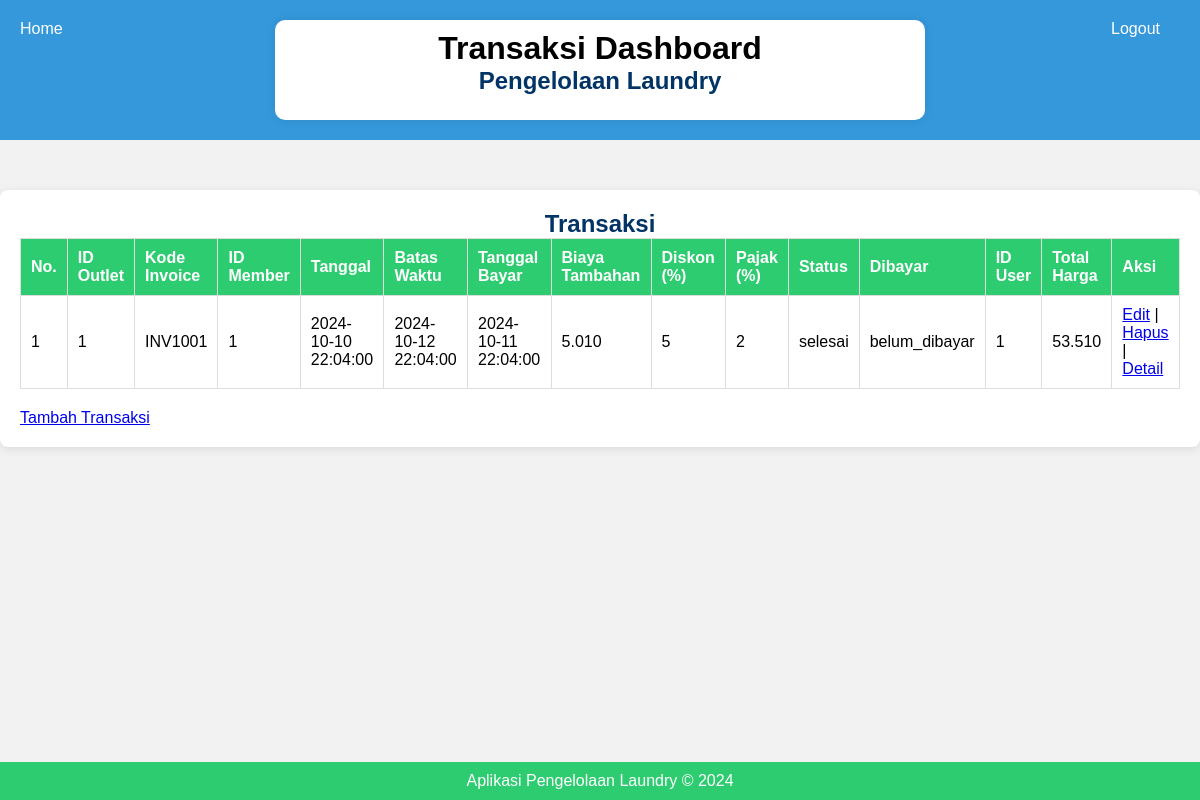
The app's page /transaksi.php (signed in) with its own data.
### tables this page shows
CREATE TABLE `tb_transaksi` (
  `id` int(11) NOT NULL,
  `id_outlet` int(11) DEFAULT NULL,
  `kode_invoice` varchar(100) DEFAULT NULL,
  `id_member` int(11) DEFAULT NULL,
  `tgl` datetime DEFAULT NULL,
  `batas_waktu` datetime DEFAULT NULL,
  `tgl_bayar` datetime DEFAULT NULL,
  `biaya_tambahan` int(11) DEFAULT NULL,
  `diskon` double DEFAULT NULL,
  `pajak` int(11) DEFAULT NULL,
  `status` enum('baru','proses','selesai','diambil') DEFAULT NULL,
  `dibayar` enum('dibayar','belum_dibayar') DEFAULT NULL,
  `total_harga` double DEFAULT NULL,
  `id_user` int(11) DEFAULT NULL,
  `harga_paket` int(11) NOT NULL DEFAULT 0
);

### transaksi.php (the view, shortened to what this page needs)
<!DOCTYPE html>
<html lang="id">
<head>
    <link rel="stylesheet" href="css/style.css">
    <link rel="stylesheet" href="css/transaksi.css">
</head>
<header>
    <div class="container">
        <div class="branding">
            <h1>Transaksi Dashboard</h1>
            <h2>Pengelolaan Laundry</h2>
        </div>
    </div>
    <ul class="logout">
        <li><a href="logout.php">Logout</a></li>
    </ul>
    <ul class="home">
        <?php if ($_SESSION['login'] == 'admin') { ?>
            <li><a href="admin_dashboard.php">Home</a></li>
        <?php } elseif ($_SESSION['login'] == 'kasir') { ?>
            <li><a href="kasir_dashboard.php">Home</a></li>
        <?php } ?>
    </ul>
</header>
<body>
    <div class="container">
        <h2>Transaksi</h2>
        <table class="registrasi-table">
            <thead>
                <tr>
                    <th>No.</th>
                    <th>ID Outlet</th>
                    <th>Kode Invoice</th>
                    <th>ID Member</th>
                    <th>Tanggal</th>
                    <th>Batas Waktu</th>
                    <th>Tanggal Bayar</th>
                    <th>Biaya Tambahan</th>
                    <th>Diskon (%)</th>
                    <th>Pajak (%)</th>
                    <th>Status</th>
                    <th>Dibayar</th>
                    <th>ID User</th>
                    <th>Total Harga</th>
                    <th>Aksi</th>
                </tr>
            </thead>
            <tbody>
                <?php
                include 'koneksi.php';
                $query = "SELECT *, total_harga FROM tb_transaksi";
                $result = mysqli_query($koneksi, $query);
                $no = 1;
                while ($data = mysqli_fetch_assoc($result)) {
                    ?>
                    <tr>
                        <td><?php echo $no++; ?></td>
                        <td><?php echo $data['id_outlet']; ?></td>
                        <td><?php echo $data['kode_invoice']; ?></td>
                        <td><?php echo $data['id_member']; ?></td>
                        <td><?php echo $data['tgl']; ?></td>
                        <td><?php echo $data['batas_waktu']; ?></td>
                        <td><?php echo $data['tgl_bayar']; ?></td>
                        <td><?php echo number_format($data['biaya_tambahan'], 0, ',', '.'); ?></td>
                        <td><?php echo number_format($data['diskon'], 0, ',', '.'); ?></td>
                        <td><?php echo number_format($data['pajak'], 0, ',', '.'); ?></td>
                        <td><?php echo $data['status']; ?></td>
                        <td><?php echo $data['dibayar']; ?></td>
                        <td><?php echo $data['id_user']; ?></td>
                        <td><?php echo number_format($data['total_harga'], 0, ',', '.'); ?></td>
                        <td>
                            <a href="edit_transaksi.php?id=<?php echo $data['id']; ?>">Edit</a> |
                            <a href="hapus_transaksi.php?id=<?php echo $data['id']; ?>">Hapus</a> |
                            <a href="detail_transaksi.php?id=<?php echo $data['id']; ?>">Detail</a>
                        </td>
                    </tr>
                    <?php
                }
                ?>
            </tbody>
        </table>
        <a href="tambah_transaksi.php">Tambah Transaksi</a>
    </div>
    <footer>
        <p>Aplikasi Pengelolaan Laundry &copy; 2024</p>
    </footer>
</body>
</html>

### css/style.css (style rules this page uses)
* { margin: 0; padding: 0; box-sizing: border-box; }
body { font-family: Arial, sans-serif; background-color: #f4f4f4; margin: 0; padding: 0; }
header { background-color: #3498db; color: #000000; padding: 20px; text-align: center; position: relative; }
header .container { max-width: 650px; margin: 0 auto; padding: 10px; background-color: #fff; border-radius: 10px 10px 10px 10px; box-shadow: 0 0 10px rgba(0, 0, 0, 0.1); height: 100px; }
header ul { list-style: none; margin: 0; padding: 0; position: absolute; top: 20px; }
header ul li { display: inline-block; margin-right: 20px; }
header ul li a { color: #fff; text-decoration: none; transition: color 0.3s ease; }
.logout { position: absolute; right: 20px; top: 20px; color: #fff; text-decoration: none; transition: color 0.3s ease; }
.home { position: absolute; left: 20px; bottom: 10px; color: #fff; text-decoration: none; transition: color 0.3s ease; }
.container { max-width: 1200px; margin: 40px auto; padding: 20px; background-color: #fff; border-radius: 10px; box-shadow: 0 0 10px rgba(0, 0, 0, 0.1); }
footer { background-color: #2ecc71; color: #fff; padding: 10px; text-align: center; clear: both; position: fixed; bottom: 0; width: 100%; }

### css/transaksi.css (style rules this page uses)
body { font-family: Arial, sans-serif; background-color: #f2f2f2; margin: 0; padding: 0; }
.container { width: 100%; margin: 50px auto; background-color: #ffffff; padding: 20px; border-radius: 8px; box-shadow: 0 2px 10px rgba(0, 0, 0, 0.1); }
h2 { text-align: center; color: #003366; }
.registrasi-table { width: 100%; border-collapse: collapse; margin-bottom: 20px; }
.registrasi-table th, .registrasi-table td { border: 1px solid #ddd; padding: 10px; text-align: left; }
.registrasi-table th { background-color: #2ecc71; color: #fff; }

### records on screen
tb_transaksi: id_outlet "1", kode_invoice "INV1001", id_member "1", tgl "2024-10-10 22:04:00", batas_waktu "2024-10-12 22:04:00", tgl_bayar "2024-10-11 22:04:00", biaya_tambahan "5.010", diskon "5", pajak "2", status "selesai", dibayar "belum_dibayar", id_user "1", total_harga "53.510"
